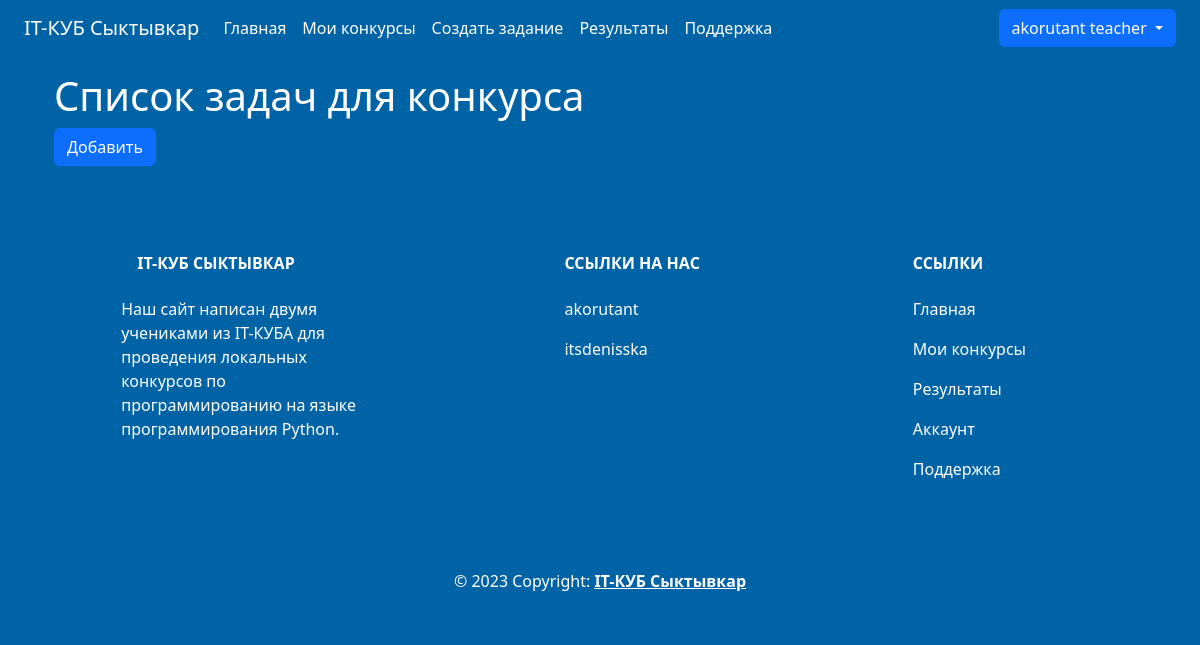
/tasks/2 (signed in), run on an earlier commit of the app's database.
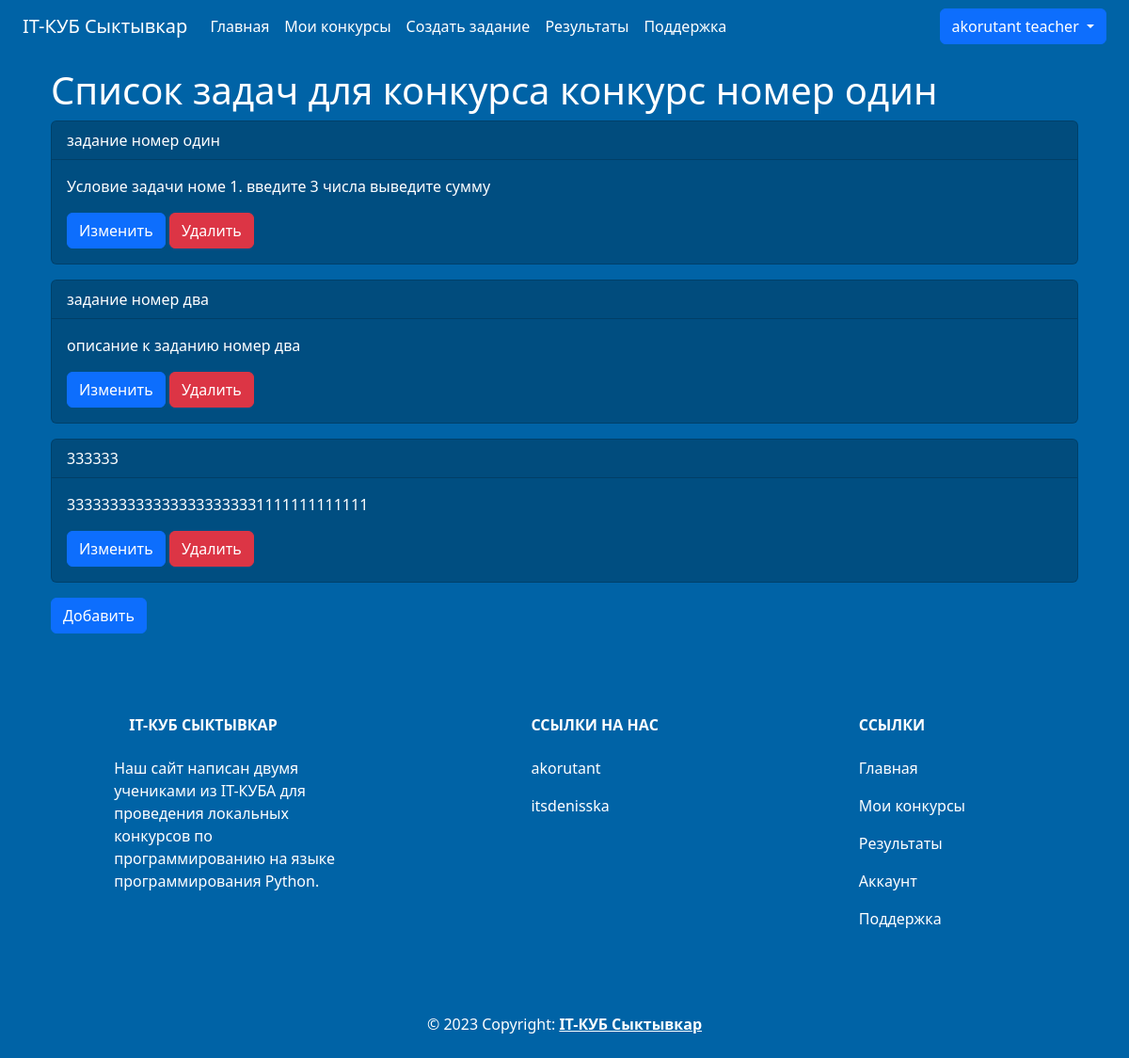
And on a later commit of the database.
### data/users.py (models this page shows, shortened)
class User(SqlAlchemyBase, UserMixin):
    __tablename__ = 'users'
    id = sqlalchemy.Column(sqlalchemy.Integer,
                           primary_key=True, autoincrement=True)
    login = sqlalchemy.Column(sqlalchemy.String, nullable=False)
    firstname = sqlalchemy.Column(sqlalchemy.String, nullable=False)
    surname = sqlalchemy.Column(sqlalchemy.String, nullable=False)
    patronymic = sqlalchemy.Column(sqlalchemy.String, nullable=False)
    job_title = sqlalchemy.Column(sqlalchemy.String, nullable=False)
    email = sqlalchemy.Column(sqlalchemy.String,
                              index=True, unique=True, nullable=False)
    hashed_password = sqlalchemy.Column(sqlalchemy.String, nullable=False)
    count_contests = sqlalchemy.Column(sqlalchemy.Integer, nullable=False, default=0)
    count_wins = sqlalchemy.Column(sqlalchemy.Integer, nullable=False, default=0)
    avatar = sqlalchemy.Column(sqlalchemy.String, nullable=True)
    created_date = sqlalchemy.Column(sqlalchemy.DateTime,
                                     default=datetime.now)

### data/contests.py (models this page shows)
class Contest(SqlAlchemyBase):
    __tablename__ = "contests"
    id = sqlalchemy.Column(sqlalchemy.Integer,
                           primary_key=True, autoincrement=True)
    title = sqlalchemy.Column(sqlalchemy.String, nullable=False, unique=True)
    description = sqlalchemy.Column(sqlalchemy.String, nullable=False)
    author_id = sqlalchemy.Column(sqlalchemy.Integer,
                                  sqlalchemy.ForeignKey("teachers.user_id"))
    deadline = sqlalchemy.Column(sqlalchemy.DateTime, nullable=False)
    teacher = orm.relationship('Teacher')
    tasks = orm.relationship('Task', secondary='contest_to_task', backref='contest')

### data/tasks.py (models this page shows)
class Task(SqlAlchemyBase):
    __tablename__ = "tasks"
    id = sqlalchemy.Column(sqlalchemy.Integer,
                           primary_key=True, autoincrement=True)
    title = sqlalchemy.Column(sqlalchemy.String, nullable=False)
    description = sqlalchemy.Column(sqlalchemy.String, nullable=False)
    input = sqlalchemy.Column(sqlalchemy.String, nullable=False)
    output = sqlalchemy.Column(sqlalchemy.String, nullable=False)
    author_id = sqlalchemy.Column(sqlalchemy.Integer, sqlalchemy.ForeignKey("teachers.user_id"))
    teacher = orm.relationship("Teacher")
    contests = orm.relationship('Contest', secondary='contest_to_task', backref='task')

### main.py (the view)
@app.route("/tasks/<int:contest_id>", methods=['GET', 'POST'])
@login_required
def tasks(contest_id):
    form = AddTasksToContestForm()
    db_sess = db_session.create_session()
    tasks_data = db_sess.query(Task).filter(Task.author_id == current_user.id).all()
    contest_data = db_sess.query(Contest).filter(Contest.id == contest_id).first()
    if form.validate_on_submit():
        task_id = request.form.get('id')
        task = db_sess.query(Task).filter(Task.id == task_id).first()
        contest_data.tasks.append(task)
        db_sess.commit()
    if not tasks_data:
        return redirect(url_for("tasks_add",
                                contest_id=contest_id))
    return render_template("tasks.html",
                           title="Список конкурсов",
                           tasks=tasks_data,
                           contest=contest_data,
                           form=form)

### data/db_session.py (called while the page is built)
def create_session() -> Session:
    global __factory
    return __factory()

### main.py (called while the page is built)
@login_manager.user_loader
def load_user(user_id):
    db_sess = db_session.create_session()
    return db_sess.query(User).get(user_id)

### templates/tasks.html (shortened to what this page needs)
{% extends "base.html" %} {% block content %}
<div class="container mt-3 text-white">
    <h1>Список задач для конкурса {{ contest.title }}</h1>
    {% for task in contest.tasks %}
    <div class="card card-background mb-3">
        <div class="card-header text-white">{{ task.title }}</div>
        <div class="card-body text-white">
            <p class="card-text">{{ task.description }}</p>
            <a href="{{ url_for('task_edit', contest_id=contest.id, id=task.id) }}" class="btn btn-primary">Изменить</a>
            <a href="{{ url_for('task_delete', id=task.id, contest_id=contest.id) }}" class="btn btn-danger">Удалить</a>
        </div>
    </div>
    {% endfor %}
    <button class="btn btn-primary" type="button" data-bs-toggle="modal"
            data-bs-target="#NotificationModal" style="margin-right: 10px;"> Добавить
    </button>
</div>
{% endblock %}

### templates/base.html (shortened to what this page needs)
<!DOCTYPE html>
<html lang="ru">
<head>
    <link
            rel="stylesheet"
            href="https://stackpath.bootstrapcdn.com/bootstrap/4.4.1/css/bootstrap.min.css"
    />
    <link
            href="https://cdn.jsdelivr.net/npm/bootstrap@5.3.0-alpha3/dist/css/bootstrap.min.css"
            rel="stylesheet"
    />
    <link rel="stylesheet" href="{{ url_for('static', filename='css/style.css') }}"/>
</head>
<body class="navbar-background">
<header class="container-fluid navbar-background">
    <nav class="navbar navbar-expand-lg navbar-background">
        <div class="container-fluid">
            <a class="navbar-brand text-white" href="{{ url_for('index') }}">IT-КУБ Сыктывкар</a>
            <div
                    class="collapse navbar-collapse justify-content-between"
                    id="navbarSupportedContent"
            >
                <ul class="navbar-nav me-auto mb-2 mb-lg-0">
                    <li class="nav-item">
                        <a
                                class="nav-link active text-white"
                                aria-current="page"
                                href="{{ url_for('index') }}"
                        >Главная</a
                        >
                    </li>
                    {% if current_user.is_authenticated %}
                    {% if current_user.job_title == "teacher" %}
                    <li>
                        <a class="nav-link text-white" href="{{ url_for('contests_teacher') }}">Мои конкурсы</a>
                    </li>
                    <li>
                        <a class="nav-link text-white" href="{{ url_for('tasks_add') }}">Создать задание</a>
                    </li>
                    {% endif %}
                    <li class="nav-item">
                        <a class="nav-link text-white" href="{{ url_for('results') }}">Результаты</a>
                    </li>
                    {% endif %}
                    <li class="nav-item">
                        <a class="nav-link text-white" href="{{ url_for('help') }}">Поддержка</a>
                    </li>
                </ul>
                <div>
                    {% if current_user.is_authenticated %}
                    <div class="btn-group dropdown-center">
                        <button type="button" class="btn btn-primary dropdown-toggle"
                                data-bs-toggle="dropdown"
                                aria-expanded="false">
                            {{ current_user.login }}
                        </button>
                    </div>
                    {% else %}
                    <a class="btn btn-primary" href="{{ url_for('login') }}">Войти</a>
                    <a class="btn btn-primary" href="{{ url_for('register') }}">Регистрация</a>
                    {% endif %}
                </div>
            </div>
        </div>
    </nav>
</header>
<main role="main" class="container">
    {% block content %} {% endblock %}
</main>
<footer class="text-center text-lg-start navbar-background text-muted">
    <section
            class="d-flex justify-content-center justify-content-lg-between p-4"
    >
        <div class="container text-center text-md-start mt-5 text-white">
            <div class="row mt-3">
                <div class="col-md-3 col-lg-4 col-xl-3 mx-auto mb-4">
                    <h6 class="text-uppercase fw-bold mb-4">
                        IT-КУБ Сыктывкар
                    </h6>
                    <p>Наш сайт написан двумя учениками из IT-КУБА для проведения локальных конкурсов по программированию на языке программирования Python.</p>
                </div>
                <div class="col-md-2 col-lg-2 col-xl-2 mx-auto mb-4">
                    <h6 class="text-uppercase fw-bold mb-4">Ссылки на нас</h6>
                    <p>
                        <a href="https://akoru.works/" class="nav-link text-white">akorutant</a>
                    </p>
                    <p>
                        <a href="https://t.me/itsdenisska" class="nav-link text-white">itsdenisska</a>
                    </p>
                </div>
                <div class="col-md-3 col-lg-2 col-xl-2 mx-auto mb-4">
                    <h6 class="text-uppercase fw-bold mb-4">Ссылки</h6>
                    <p>
                        <a href="{{ url_for('index') }}" class="nav-link text-white">Главная</a>
                    </p>
                    {% if current_user.is_authenticated %}
                    {% if current_user.job_title == "teacher" %}
                    <p>
                        <a class="nav-link text-white" href="{{ url_for('contests_teacher') }}">Мои конкурсы</a>
                    </p>
                    {% endif %}
                    <p>
                        <a href="{{ url_for('results') }}" class="nav-link text-white">Результаты</a>
                    </p>
                    <p>
                        <a class="nav-link text-white" href="{{ url_for('account', user_id=current_user.id) }}">Аккаунт</a>
                    </p>
                    {% endif %}
                    <p>
                        <a href="{{ url_for('help') }}" class="nav-link text-white">Поддержка</a>
                    </p>
                </div>
            </div>
        </div>
    </section>
    <div class="text-center p-4 text-white">
        © 2023 Copyright:
        <a class="text-reset fw-bold" href="{{ url_for('index') }}">IT-КУБ Сыктывкар</a>
    </div>
</footer>
</body>
</html>

### static/css/style.css (style rules this page uses)
.navbar-background { background-color: #0063a6; }
.card-background { background-color: #004e81; }

What changed in the data, as far as the page shows it:
added Contest: title "конкурс номер один"
added Task: title "задание номер один", description "Условие задачи номе 1. введите 3 числа выведите сумму"
added Task: title "задание номер два", description "описание к заданию номер два"
added Task: title "333333", description "33333333333333333333331111111111111"
